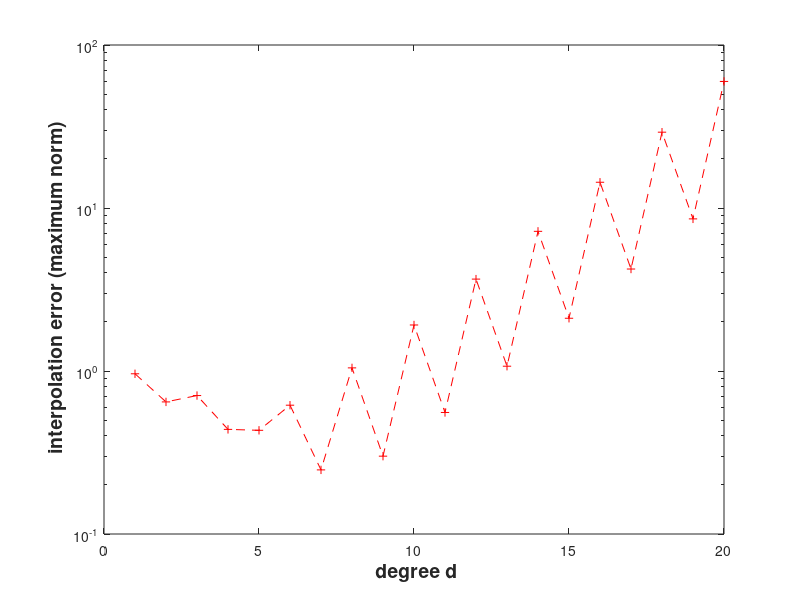

MATLAB code for this plot:
% interpolation error plot for Runge's example
% (``Quick and dirty'' MATLAB implementation, see \ref{subsec:interp-algorithms})
f = @(x) (1./(1+x.^2));
x = -5:0.01:5;  % sampling point for approximate maximum norm
fv = f(x);
err = [];
for d=1:20
  t = -5+(0:d)*10/d;
  p = polyfit(t,f(t),d);
  y = polyval(p,x);
  err = [err; d, max(abs(y-fv))];
end

figure; semilogy(err(:,1),err(:,2),'r--+');
xlabel('{\bf degree d}','fontsize',14);
ylabel('{\bf interpolation error (maximum norm)}','fontsize',14);
print -depsc2 '../PICTURES/rungeerrmax.eps';

